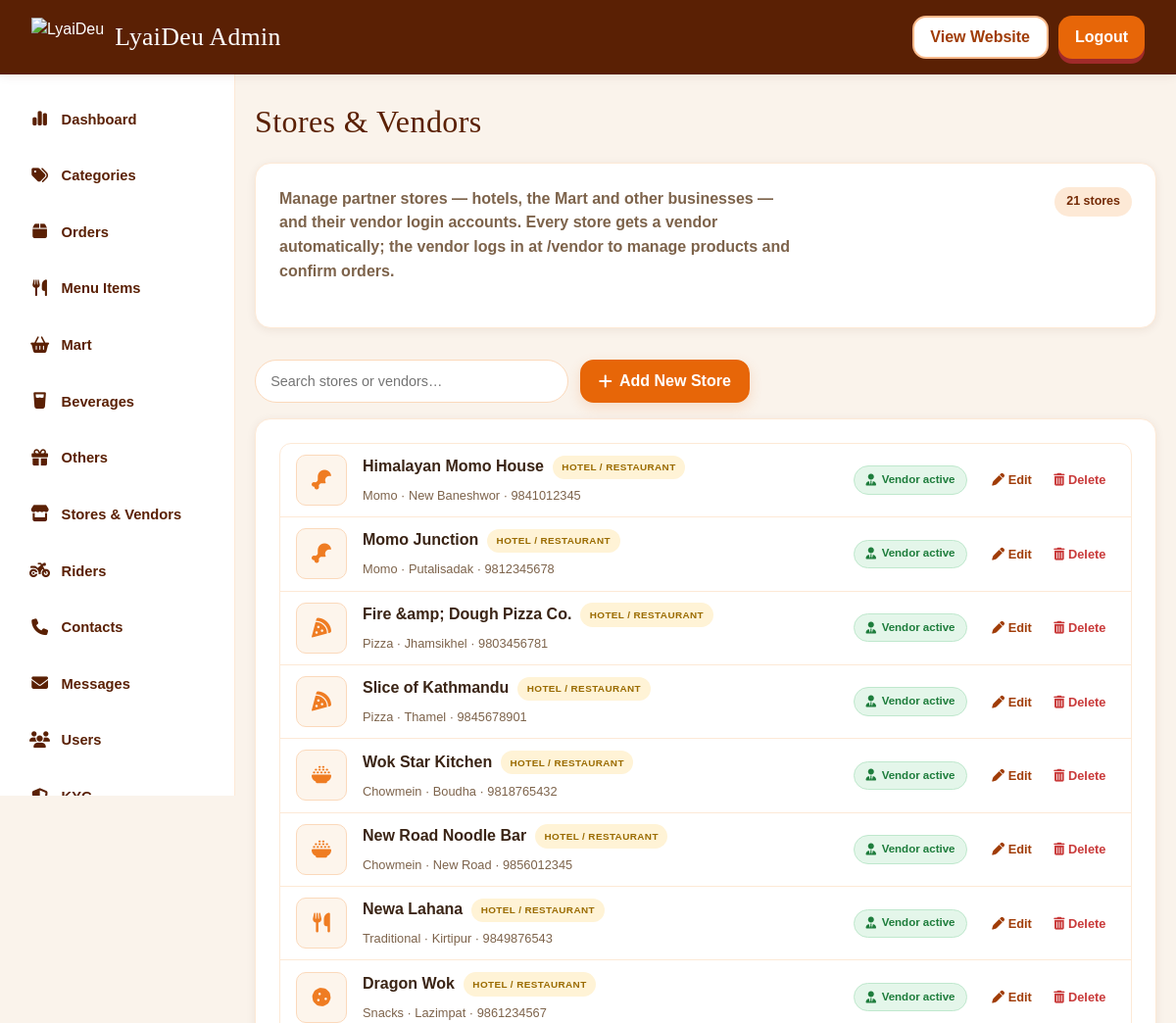
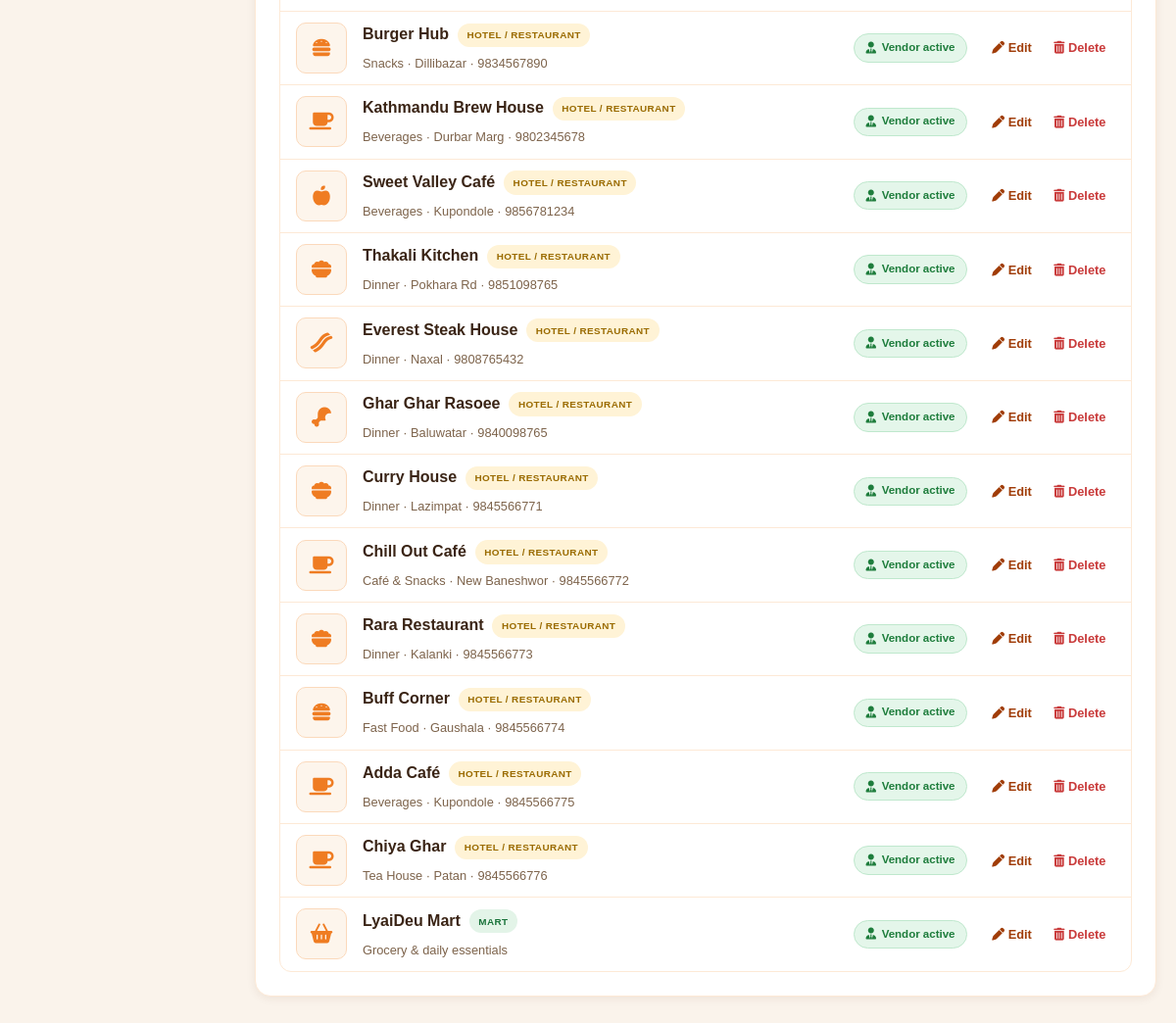
Page /admin_vendors.php (signed in) on the committed database (2 pictures, top to bottom).
### tables this page shows
CREATE TABLE IF NOT EXISTS hotels (
  id INT UNSIGNED NOT NULL AUTO_INCREMENT,
  name VARCHAR(255) NOT NULL,
  type VARCHAR(255) NOT NULL DEFAULT '',
  phone VARCHAR(20) NOT NULL DEFAULT '',
  emoji VARCHAR(50) NOT NULL DEFAULT '',
  logo VARCHAR(500) NOT NULL DEFAULT '',
  kind VARCHAR(20) NOT NULL DEFAULT 'hotel',
  `desc` TEXT NOT NULL,
  PRIMARY KEY (id)
);

### admin_vendors.php (the view, shortened to what this page needs)
<?php
require_once __DIR__ . '/admin_inc.php';
require_once __DIR__ . '/db.php';
$storeKinds = ['hotel' => 'Hotel / Restaurant', 'mart' => 'Mart', 'other' => 'Other business', 'beverage' => 'Beverages'];
$kindIcons = ['hotel' => 'fa-utensils', 'mart' => 'fa-basket-shopping', 'other' => 'fa-gift', 'beverage' => 'fa-champagne-glasses'];
$stores = [];
try {
    $stores = $pdo->query(
        'SELECT h.id, h.name, h.type, h.phone, h.emoji, h.logo, h.kind,
                v.id AS vendor_id, v.name AS vendor_name, v.email AS vendor_email,
                v.phone AS vendor_phone, v.is_active AS vendor_active
         FROM hotels h
         LEFT JOIN vendors v ON v.hotel_id = h.id AND v.scope = h.kind
         ORDER BY h.id'
    )->fetchAll();
} catch (Throwable $e) {
    http_response_code(500);
    exit('Could not load stores.');
}
$ce = fn($v) => htmlspecialchars((string)$v, ENT_QUOTES, 'UTF-8');
function store_thumb_html(array $h, array $kindIcons): string {
    $icon = preg_replace('/[^a-z0-9-]/', '', (string)($h['emoji'] ?? ''));
    return '<span class="pm-thumb pm-thumb-empty"><i class="fa-solid ' . htmlspecialchars($icon, ENT_QUOTES, 'UTF-8') . '"></i></span>';
}
?>
<section class="admin-section">
    <div class="admin-section-top">
        <p class="section-sub">Manage partner stores — hotels, the Mart and other businesses — and their vendor login accounts. Every store gets a vendor automatically; the vendor logs in at <strong>/vendor</strong> to manage products and confirm orders.</p>
        <span class="admin-count-badge"><?= count($stores) ?> stores</span>
    </div>
</section>
<div class="pm-toolbar">
    <input type="search" class="wp-cat-search pm-search" id="storeSearch" placeholder="Search stores or vendors…" aria-label="Search stores">
    <button type="button" class="btn btn-primary" id="addStoreBtn"><i class="fa-solid fa-plus"></i> Add New Store</button>
</div>
<section class="admin-section">
    <div class="pm-list" id="storeList">
        <?php foreach ($stores as $i => $h): $id = (int)$h['id']; $kind = $h['kind'] ?? 'hotel'; $vendorActive = (bool)($h['vendor_active'] ?? 1); ?>
        <?php $vendorLabel = $storeKinds[$kind] ?? 'Hotel / Restaurant'; ?>
        <div class="pm-row" data-search="<?= $ce(strtolower((string)$h['name'] . ' ' . $h['type'] . ' ' . $h['phone'] . ' ' . ($h['vendor_name'] ?? '') . ' ' . $vendorLabel)) ?>">
            <div class="pm-item">
                <?= store_thumb_html($h, $kindIcons) ?>
                <span class="pm-body">
                    <span class="pm-name"><?= $ce($h['name']) ?><span class="store-kind-badge store-kind-<?= $ce($kind) ?>"><?= $ce($vendorLabel) ?></span></span>
                    <span class="pm-meta"><?= $ce($h['type']) ?><?= $h['type'] !== '' && $h['phone'] !== '' ? ' · ' : '' ?><?= $ce($h['phone']) ?></span>
                </span>
                <span class="pm-price pm-vendor-row">
                    <span class="store-vendor-pill<?= $vendorActive ? ' is-active' : '' ?>"><i class="fa-solid fa-user-tie"></i> <?= $vendorActive ? 'Vendor active' : 'Vendor off' ?></span>
                </span>
                <span class="pm-actions">
                    <button type="button" class="pm-act pm-edit" data-target="pm-edit-<?= $id ?>"><i class="fa-solid fa-pen"></i> Edit</button>
                    <form class="pm-del-inline" action="admin_save" method="POST">
                        <button type="submit" class="pm-act pm-del-btn" data-confirm="<?= $ce('Delete "' . $h['name'] . '" and its vendor account? This cannot be undone.') ?>"><i class="fa-solid fa-trash-can"></i> Delete</button>
                    </form>
                </span>
            </div>
        </div>
        <?php endforeach; ?>
    </div>
</section>

### rows in the picture
hotels: name "Himalayan Momo House", kind "HOTEL / RESTAURANT", type "Momo · New Baneshwor", phone "9841012345"
hotels: name "Momo Junction", kind "HOTEL / RESTAURANT", type "Momo · Putalisadak", phone "9812345678"
hotels: name "Fire &amp; Dough Pizza Co.", kind "HOTEL / RESTAURANT", type "Pizza · Jhamsikhel", phone "9803456781"
hotels: name "Slice of Kathmandu", kind "HOTEL / RESTAURANT", type "Pizza · Thamel", phone "9845678901"
hotels: name "Wok Star Kitchen", kind "HOTEL / RESTAURANT", type "Chowmein · Boudha", phone "9818765432"
hotels: name "New Road Noodle Bar", kind "HOTEL / RESTAURANT", type "Chowmein · New Road", phone "9856012345"
hotels: name "Newa Lahana", kind "HOTEL / RESTAURANT", type "Traditional · Kirtipur", phone "9849876543"
hotels: name "Dragon Wok", kind "HOTEL / RESTAURANT", type "Snacks · Lazimpat", phone "9861234567"
hotels: name "Burger Hub", kind "HOTEL / RESTAURANT", type "Snacks · Dillibazar", phone "9834567890"
hotels: name "Kathmandu Brew House", kind "HOTEL / RESTAURANT", type "Beverages · Durbar Marg", phone "9802345678"
hotels: name "Sweet Valley Café", kind "HOTEL / RESTAURANT", type "Beverages · Kupondole", phone "9856781234"
hotels: name "Thakali Kitchen", kind "HOTEL / RESTAURANT", type "Dinner · Pokhara Rd", phone "9851098765"
hotels: name "Everest Steak House", kind "HOTEL / RESTAURANT", type "Dinner · Naxal", phone "9808765432"
hotels: name "Ghar Ghar Rasoee", kind "HOTEL / RESTAURANT", type "Dinner · Baluwatar", phone "9840098765"
hotels: name "Curry House", kind "HOTEL / RESTAURANT", type "Dinner · Lazimpat", phone "9845566771"
hotels: name "Chill Out Café", kind "HOTEL / RESTAURANT", type "Café & Snacks · New Baneshwor", phone "9845566772"
hotels: name "Rara Restaurant", kind "HOTEL / RESTAURANT", type "Dinner · Kalanki", phone "9845566773"
hotels: name "Buff Corner", kind "HOTEL / RESTAURANT", type "Fast Food · Gaushala", phone "9845566774"
hotels: name "Adda Café", kind "HOTEL / RESTAURANT", type "Beverages · Kupondole", phone "9845566775"
hotels: name "Chiya Ghar", kind "HOTEL / RESTAURANT", type "Tea House · Patan", phone "9845566776"
hotels: name "LyaiDeu Mart", kind "MART", type "Grocery & daily essentials"

### other values in the picture
$item['label'] "Dashboard"
$item['label'] "Categories"
$item['label'] "Orders"
$item['label'] "Menu Items"
$item['label'] "Mart"
$item['label'] "Beverages"
$item['label'] "Others"
$item['label'] "Stores & Vendors"
$item['label'] "Riders"
$item['label'] "Contacts"
$item['label'] "Messages"
$item['label'] "Users"
$heading "Stores & Vendors"
count($stores) "21"
